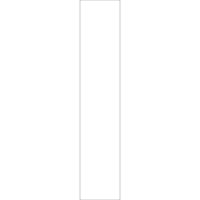

Source code (Python):
import argparse
import drawsvg as draw
from numpy import array, sqrt, pi, log
from math import floor, ceil

class SimpleMaker:

    ## 比例尺：20 对应 0.5，40 对应 1

    def GenerateSimple(name, wire_length, size = 0):
        d = draw.Drawing(200,200,origin = 'center', displayInline = False)
        p = draw.Path(stroke_width=0.202, stroke='black', fill_opacity="0")

        simple_circuit = SimpleMaker(size)
        simple_circuit.makeSimple(p,wire_length)
        d.append(p)
        d.save_svg(name+".svg")

    def __init__(self,size = 0):

        self.size = size
        # self.line_width = 0.202
        self.line_width = 0.6
        self.spacing = 10
        self.pixel_scale = 3.77
        self.minimum_stitch_length = 2 * self.pixel_scale

    def makeSimple(self, path, wire_length, reverse=False):
        reverseF = -1 if reverse else 1
        if self.size > 0:
            #40单位对应1cm
            path.M(-20, -100)
            path.L(20,-100)
            path.L(20, 100)
            path.L(-20, 100)
            path.L(-20, -100)
        else:
            raise Exception("size must be >0")



    def drawStitches(self, p, x1, y1, x2, y2):
        dx = x2 - x1
        dy = y2 - y1
        length = sqrt((dx ** 2) + (dy ** 2))
        stittches = length/self.minimum_stitch_length

        for i in range (1, floor(stittches)):
            p.L (x1 + dx/stittches*i, y1 + dy/stittches*i)
        p.L(x2,y2)

if __name__=="__main__":
    SimpleMaker.GenerateSimple("rectangle1_5", -8, 10)
